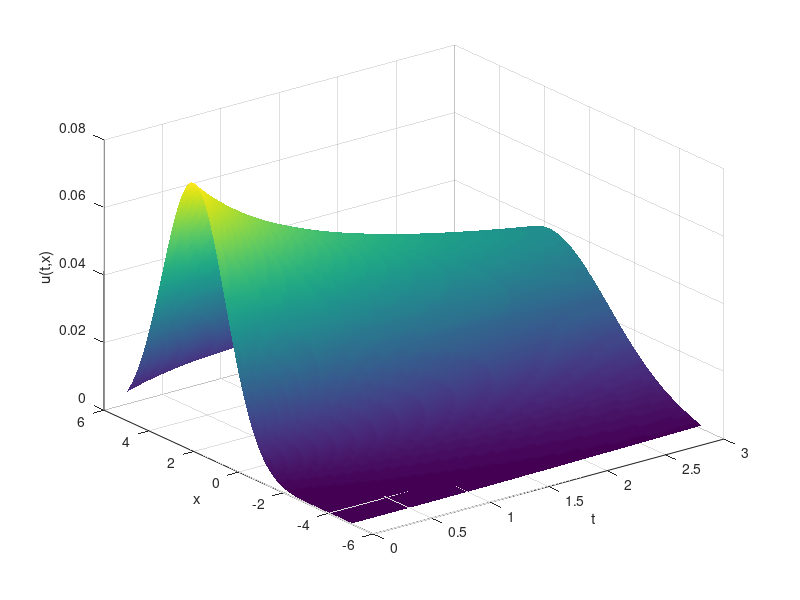

MATLAB code for this plot:
xmin = -5;
xmax = 5;
Tmax = 3;

v = @(t, x) (1 ./ (4 * pi * t)) .* exp(-((x-2).^2) ./ (4 * t));

u0 = @(x) v(1, x);
uNegBdry = @(t) v(t + 1, -5);
uPosBdry = @(t) v(t + 1, 5);

N = 80;
dx = (xmax - xmin) / N;
dt = 0.4 * dx * dx;
dt = Tmax / (ceil(Tmax / dt));

xvals = ((0:N) * dx) + xmin;
tvals = (0:(Tmax / dt)) * dt;

[T, X] = meshgrid(tvals, xvals);

U = zeros(length(xvals), length(tvals));
U(:, 1) = u0(xvals);
U(1, :) = uNegBdry(tvals);
U(end, :) = uPosBdry(tvals);

for k = 2:length(tvals)
    for j = 2:(length(xvals)-1)
        U(j, k) = (dt / (dx^2)) * (U(j+1, k-1) - 2*U(j, k-1) + U(j-1, k-1)) + U(j, k-1);
    end
end

trueSol = v(T+1, X);
size(trueSol)
size(U)

surf(T, X, U)
xlabel("t")
ylabel("x")
zlabel("u(t,x)")
shading interp;


